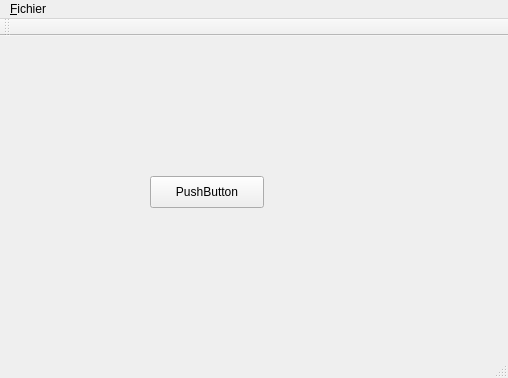
<?xml version="1.0" encoding="UTF-8"?>
<ui version="4.0">
 <class>MainWindow</class>
 <widget class="QMainWindow" name="MainWindow">
  <property name="geometry">
   <rect>
    <x>0</x>
    <y>0</y>
    <width>508</width>
    <height>378</height>
   </rect>
  </property>
  <property name="windowTitle">
   <string>Back Office - New World</string>
  </property>
  <widget class="QWidget" name="centralWidget">
   <widget class="QPushButton" name="pushButton">
    <property name="geometry">
     <rect>
      <x>150</x>
      <y>140</y>
      <width>114</width>
      <height>32</height>
     </rect>
    </property>
    <property name="text">
     <string>PushButton</string>
    </property>
   </widget>
  </widget>
  <widget class="QMenuBar" name="menuBar">
   <property name="geometry">
    <rect>
     <x>0</x>
     <y>0</y>
     <width>508</width>
     <height>22</height>
    </rect>
   </property>
   <widget class="QMenu" name="menu_Fichier">
    <property name="title">
     <string>&amp;Fichier</string>
    </property>
    <addaction name="action_Quitter"/>
   </widget>
   <addaction name="menu_Fichier"/>
  </widget>
  <widget class="QToolBar" name="mainToolBar">
   <attribute name="toolBarArea">
    <enum>TopToolBarArea</enum>
   </attribute>
   <attribute name="toolBarBreak">
    <bool>false</bool>
   </attribute>
  </widget>
  <widget class="QStatusBar" name="statusBar"/>
  <action name="action_Quitter">
   <property name="text">
    <string>&amp;Quitter</string>
   </property>
  </action>
 </widget>
 <layoutdefault spacing="6" margin="11"/>
 <resources/>
 <connections/>
</ui>
